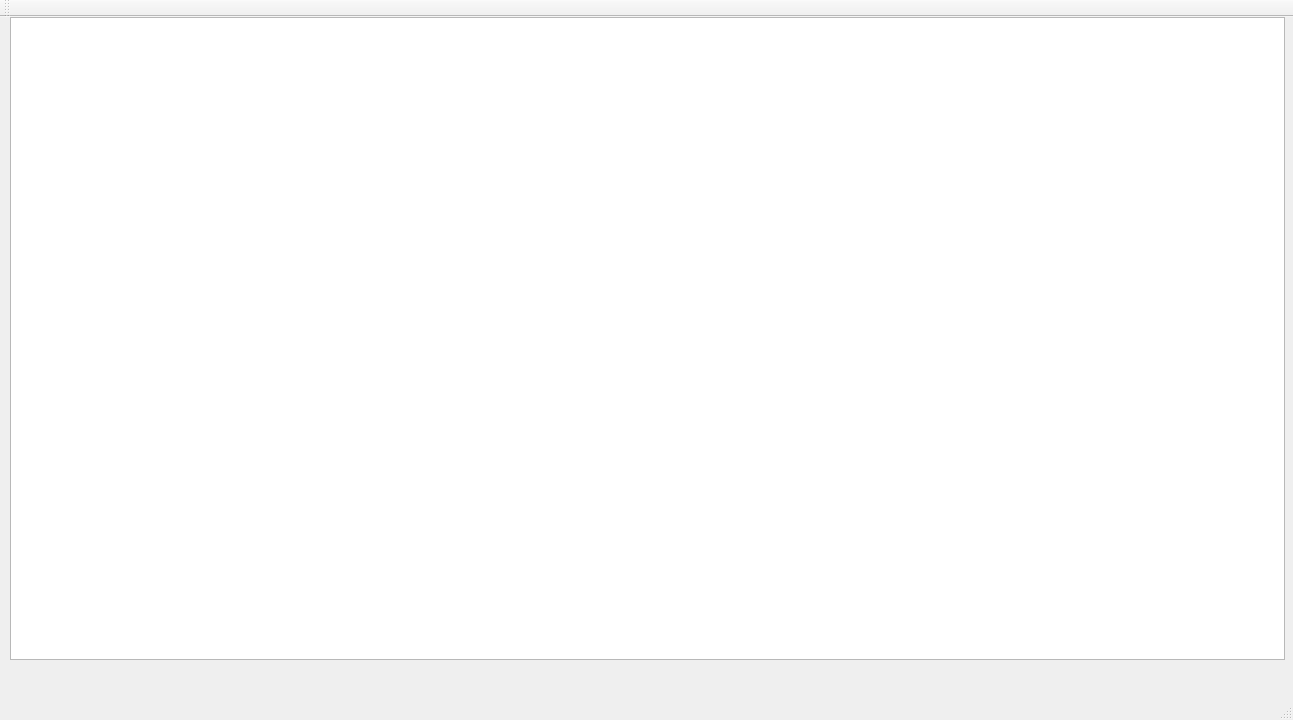
<?xml version="1.0" encoding="UTF-8"?>
<ui version="4.0">
 <class>MainWindow</class>
 <widget class="QMainWindow" name="MainWindow">
  <property name="geometry">
   <rect>
    <x>0</x>
    <y>0</y>
    <width>1293</width>
    <height>720</height>
   </rect>
  </property>
  <property name="windowTitle">
   <string>MainWindow</string>
  </property>
  <widget class="QWidget" name="centralWidget">
   <widget class="QGraphicsView" name="graphicsView">
    <property name="geometry">
     <rect>
      <x>10</x>
      <y>0</y>
      <width>1275</width>
      <height>643</height>
     </rect>
    </property>
    <property name="mouseTracking">
     <bool>false</bool>
    </property>
   </widget>
  </widget>
  <widget class="QMenuBar" name="menuBar">
   <property name="geometry">
    <rect>
     <x>0</x>
     <y>0</y>
     <width>1293</width>
     <height>26</height>
    </rect>
   </property>
  </widget>
  <widget class="QToolBar" name="mainToolBar">
   <attribute name="toolBarArea">
    <enum>TopToolBarArea</enum>
   </attribute>
   <attribute name="toolBarBreak">
    <bool>false</bool>
   </attribute>
  </widget>
  <widget class="QStatusBar" name="statusBar"/>
 </widget>
 <layoutdefault spacing="6" margin="11"/>
 <resources/>
 <connections/>
</ui>
